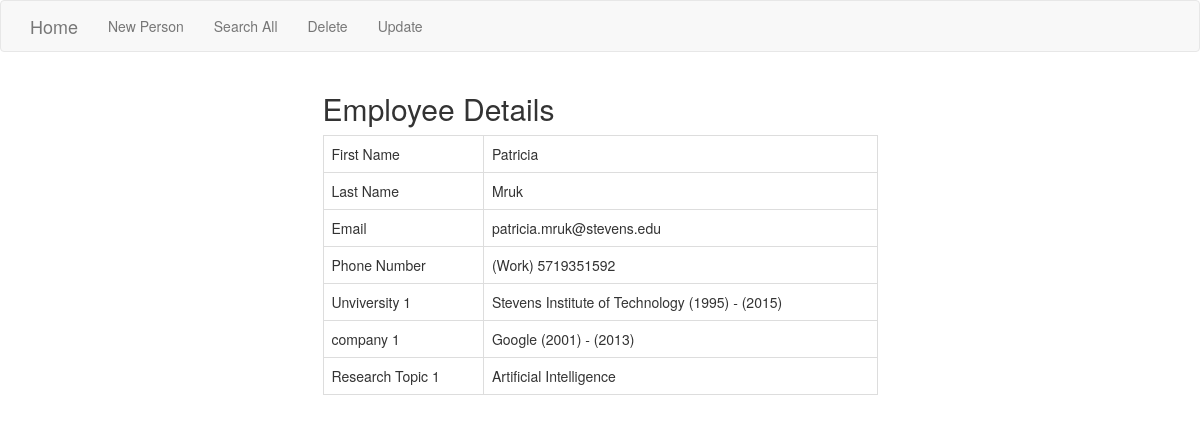
The page /view.php?id=18 on the database its author committed.
### tables this page shows
CREATE TABLE `person` (
  `person_id` int(11) NOT NULL AUTO_INCREMENT,
  `first_name` varchar(45) NOT NULL,
  `last_name` varchar(45) NOT NULL,
  `email` varchar(45) NOT NULL,
  PRIMARY KEY (`person_id`)
);

CREATE TABLE `phone` (
  `fk_person_id` int(11) NOT NULL,
  `type` varchar(45) NOT NULL,
  `number` varchar(45) NOT NULL,
  KEY `fk_number_person_idx` (`fk_person_id`),
  CONSTRAINT `fk_number_person` FOREIGN KEY (`fk_person_id`) REFERENCES `person` (`person_id`) ON DELETE CASCADE ON UPDATE CASCADE
);

CREATE TABLE `university` (
  `fk_person_id` int(11) NOT NULL,
  `name` varchar(45) NOT NULL,
  `start` varchar(45) NOT NULL,
  `end` varchar(45) NOT NULL,
  KEY `fk_university_person_idx` (`fk_person_id`),
  CONSTRAINT `fk_university_person` FOREIGN KEY (`fk_person_id`) REFERENCES `person` (`person_id`) ON DELETE CASCADE ON UPDATE CASCADE
);

CREATE TABLE `employment` (
  `fk_person_id` int(11) NOT NULL,
  `name` varchar(45) NOT NULL,
  `start` varchar(45) NOT NULL,
  `end` varchar(45) NOT NULL,
  KEY `fk_employment_person_idx` (`fk_person_id`),
  CONSTRAINT `fk_employment_person` FOREIGN KEY (`fk_person_id`) REFERENCES `person` (`person_id`) ON DELETE CASCADE ON UPDATE CASCADE
);

CREATE TABLE `topic` (
  `fk_person_id` int(11) NOT NULL,
  `name` varchar(45) NOT NULL,
  KEY `fk_topic_person_idx` (`fk_person_id`),
  CONSTRAINT `fk_topic_person` FOREIGN KEY (`fk_person_id`) REFERENCES `person` (`person_id`) ON DELETE CASCADE ON UPDATE CASCADE
);

### view.php (the view, shortened to what this page needs)
<?php include('header.php'); ?>
<div class="container">
<?php
  require "config.php";
  $person_id = $_GET["id"];
      $sql = "select person_id, first_name, last_name, email from person
      WHERE person_id='" .$person_id. "';";
      $temp = 'SET sql_mode = \'\'';
      $conn->query($temp);
      $result = $conn->query($sql);
      $row = $result->fetch_assoc();
      $first_name = $row["first_name"];
      $last_name = $row["last_name"];
      $email = $row["email"];
?>
<div class="row">
  <div class="col-md-6 col-md-offset-3">
    <h2>Employee Details</h2>
    <form role="form" method="post" action="update_confirmation.php">
      <table class="table table-bordered">
        <tbody>
          <tr>
            <td>First Name</td>
            <td>
              <?php echo $first_name; ?>
            </td>
          </tr>
          <tr>
            <td>Last Name</td>
            <td>
              <?php echo $last_name; ?>
            </td>
          </tr>
          <tr>
            <td>Email</td>
            <td>
              <?php echo $email; ?>
            </td>
          </tr>
          <?php
          $sql = "select type, number from phone
          WHERE fk_person_id='" .$person_id. "';";
          $temp = 'SET sql_mode = \'\'';
          $conn->query($temp);
          $result = $conn->query($sql);
          while($row = $result->fetch_assoc()) {
            $number = $row["number"];
            $type = $row["type"];
            echo "<tr>
              <td>Phone Number</td>
              <td>
                (".$type.") ".$number."
              </td>
            </tr>";
          }
          ?>
          <?php
          $sql = "select name, start, end from university
          WHERE fk_person_id='" .$person_id. "';";
          $temp = 'SET sql_mode = \'\'';
          $conn->query($temp);
          $result = $conn->query($sql);
          $counter = 1;
          while($row = $result->fetch_assoc()) {
            $name = $row["name"];
            $start = $row["start"];
            $end = $row["end"];
            echo "<tr>
              <td>Unviversity ".$counter."</td>
              <td>
                ".$name."
                (".$start.") -
                (".$end.")
              </td>
            </tr>";
            $counter++;
          }
          ?>
          <?php
          $sql = "select name, start, end from employment
          WHERE fk_person_id='" .$person_id. "';";
          $temp = 'SET sql_mode = \'\'';
          $conn->query($temp);
          $result = $conn->query($sql);
          $counter = 1;
          while($row = $result->fetch_assoc()) {
            $name = $row["name"];
            $start = $row["start"];
            $end = $row["end"];
            echo "<tr>
              <td>company ".$counter."</td>
              <td>
              ".$name."
              (".$start.") -
              (".$end.")
              </td>
            </tr>";
            $counter++;
          }
          ?>
          <?php
          $sql = "select name from topic
          WHERE fk_person_id='" .$person_id. "';";
          $temp = 'SET sql_mode = \'\'';
          $conn->query($temp);
          $result = $conn->query($sql);
          $counter = 1;
          while($row = $result->fetch_assoc()) {
            $name = $row["name"];
            echo "<tr>
              <td>Research Topic ".$counter."</td>
              <td>
                ".$name."
              </td>
            </tr>";
            $counter++;
          }
          ?>
        </tbody>
      </table>
      </form>
    </div>
</div>
</div>

### rows shown on the page
person: first_name "Patricia", last_name "Mruk", email "patricia.mruk@stevens.edu"
phone: type "Work", number "5719351592"
university: name "Stevens Institute of Technology", start "1995", end "2015"
employment: name "Google", start "2001", end "2013"
topic: name "Artificial Intelligence"
